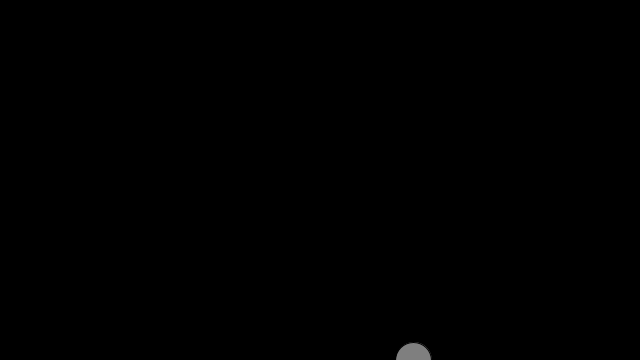
Frame 1 (no input)
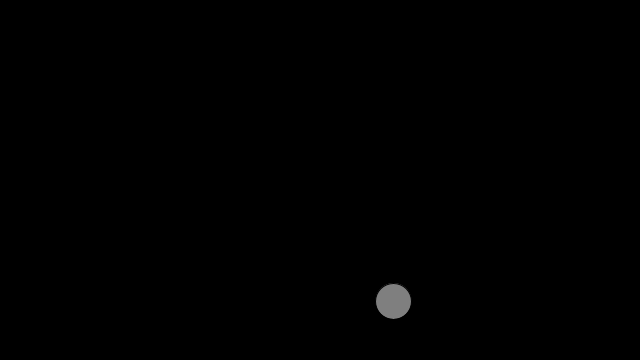
Frame 60 (the mouse pressed at the canvas centre just before this capture)
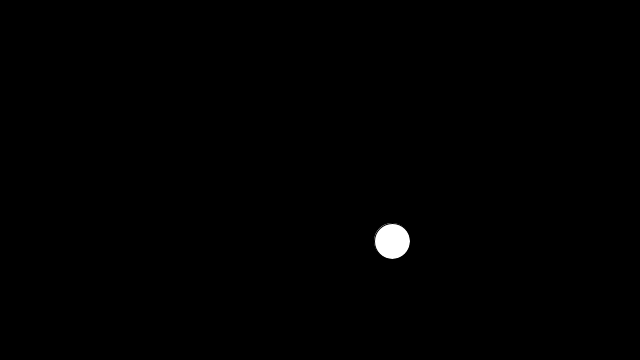
Frame 120 (the mouse held since frame 60 and released just before this capture)

The Processing sketch that drew these frames (run headless with seeded random() and noise(); from frame 60 on, the mouse is pressed at the canvas centre):

// Processing sketch: sketch_35_class_pop_bubble
// ── sketch_35_class_pop_bubble.pde
Bubble b;

void setup(){
  size(640,360);
  b = new Bubble();
}

void draw(){
  background(0);
  b.display();
  b.ascend();
  //b.top();
  
}
void mousePressed(){
  //b.pop();
  b.clr();
}

// ── Bubble.pde
class Bubble{
  float x;
  float y;
  float diameter;
  float clr;
  
  Bubble(){
    x=random(width);
    y=height;
    diameter=36;
   
    clr=127;
    
  }
  void ascend(){
    x=x+random(-2,2);
    y--;
  }
  
  
  void display(){
    stroke(0);
    fill(clr);
    ellipse(x,y,diameter,diameter);
  }
  void pop(){
    diameter=0;
    
  }
  void clr(){
    clr=255;
  }
}
